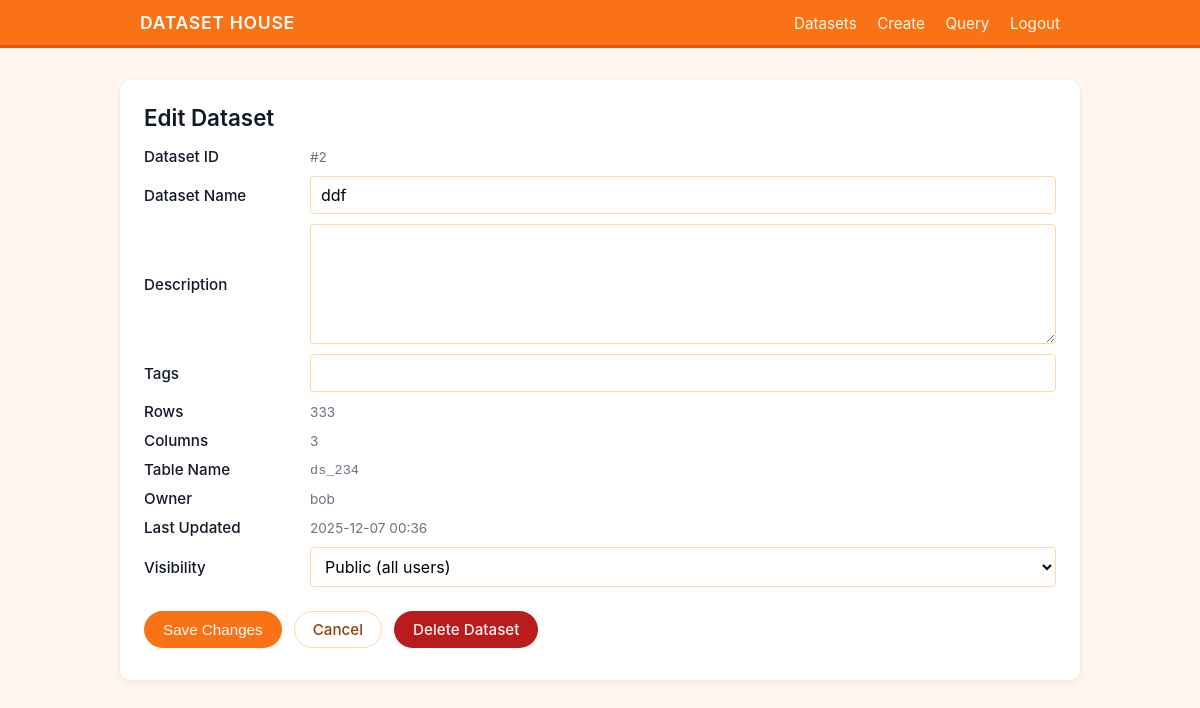
The app's page /dataset/edit/2 (signed in) with its own data.
### models.py (models this page shows, shortened)
class Dataset(db.Model):
    __tablename__ = 'datasets'
    id = db.Column(db.Integer, primary_key=True)
    name = db.Column(db.String(100), nullable=False)
    table_name = db.Column(db.String(100), unique=True, nullable=False)
    description = db.Column(db.Text)
    tags = db.Column(db.String(200))
    rows = db.Column(db.Integer, default=0)
    columns = db.Column(db.Integer, default=0)
    types = db.Column(db.String(200), default="unknown")
    visibility = db.Column(db.String(20), default='public')
    file_path = db.Column(db.String(200))
    created_at = db.Column(db.DateTime, default=datetime.utcnow)
    updated_at = db.Column(db.DateTime, default=datetime.utcnow, onupdate=datetime.utcnow)
    owner_id = db.Column(db.Integer, db.ForeignKey('users.id'), nullable=False)
    logs = db.relationship('QueryLog', backref='dataset', lazy=True, cascade="all, delete-orphan")

class User(UserMixin, db.Model):
    __tablename__ = 'users'
    id = db.Column(db.Integer, primary_key=True)  # PK_user_id
    full_name = db.Column(db.String(100), nullable=False)
    email = db.Column(db.String(120), unique=True, nullable=False)
    password_hash = db.Column(db.String(200), nullable=False)
    created_at = db.Column(db.DateTime, default=datetime.utcnow)
    datasets = db.relationship('Dataset', backref='owner', lazy=True)
    queries = db.relationship('QueryLog', backref='user', lazy=True)

### app.py (the view, shortened to what this page needs)
@app.route('/dataset/edit/<int:id>', methods=['GET', 'POST'])
@login_required
def dataset_edit(id):
    dataset = Dataset.query.get_or_404(id)
    if dataset.owner_id != current_user.id:
        flash('You do not have permission to edit this dataset.', 'error')
        return redirect(url_for('dataset_list'))
    return render_template('dataset-edit.html', dataset=dataset)

### app.py (called while the page is built)
@login_manager.user_loader
def load_user(user_id):
    return User.query.get(int(user_id))

### templates/dataset-edit.html (shortened to what this page needs)
<!DOCTYPE html>
<html lang="en">
<head>
    <link rel="stylesheet" href="{{ url_for('static', filename='css/styles.css') }}">
</head>
<body>
<header>
    <div class="header-inner">
        <div class="logo">DATASET HOUSE</div>
        <nav>
            <a href="{{ url_for('dataset_list') }}">Datasets</a>
            <a href="{{ url_for('dataset_create') }}">Create</a>
            <a href="{{ url_for('dataset_query') }}" target="_blank">Query</a>
            <a href="{{ url_for('logout') }}">Logout</a>
        </nav>
    </div>
</header>
<main class="main">
    <h1>Edit Dataset</h1>
    <form method="POST" action="{{ url_for('dataset_edit', id=dataset.id) }}">
        <div class="form-grid">
            <label>Dataset ID</label>
            <div class="meta">#{{ dataset.id }}</div>
            <label for="edit-name">Dataset Name</label>
            <input id="edit-name" type="text" name="name" value="{{ dataset.name }}" required>
            <label for="edit-desc">Description</label>
            <textarea id="edit-desc" name="description">{{ dataset.description }}</textarea>
            <label for="edit-tags">Tags</label>
            <input id="edit-tags" type="text" name="tags" value="{{ dataset.tags }}">
            <label>Rows</label>
            <div class="meta">{{ dataset.rows }}</div>
            <label>Columns</label>
            <div class="meta">{{ dataset.columns }}</div>
            <label>Table Name</label>
            <div class="meta"><code>{{ dataset.table_name }}</code></div>
            <label>Owner</label>
            <div class="meta">{{ dataset.owner.full_name }}</div>
            <label>Last Updated</label>
            <div class="meta">{{ dataset.updated_at.strftime('%Y-%m-%d %H:%M') }}</div>
            <label for="edit-visibility">Visibility</label>
            <select id="edit-visibility" name="visibility">
                <option value="public" {% if dataset.visibility == 'public' %}selected{% endif %}>Public (all users)</option>
            </select>
        </div>
        <div class="actions">
            <button type="submit" class="btn btn-primary">Save Changes</button>
            <a href="{{ url_for('dataset_list') }}" class="btn btn-secondary">Cancel</a>
            <a href="{{ url_for('dataset_delete', id=dataset.id) }}"
               class="btn btn-danger"
               onclick="return confirm('Are you sure? This will delete the dataset and the SQL table permanently.');">
               Delete Dataset
            </a>
        </div>
    </form>
</main>
</body>
</html>

### static/css/styles.css (style rules this page uses)
* { box-sizing: border-box; }
body { margin: 0; font-family: -apple-system, BlinkMacSystemFont, "Segoe UI", Roboto, sans-serif; background-color: #fff7ed; color: #111827; }
header { background-color: #f97316; color: #f9fafb; border-bottom: 3px solid #ea580c; }
.header-inner { max-width: 960px; margin: 0 auto; padding: 12px 20px; display: flex; align-items: center; justify-content: space-between; }
.logo { font-size: 1.1rem; font-weight: 600; letter-spacing: 0.04em; }
nav a { margin-left: 16px; text-decoration: none; color: #fffbeb; font-size: 0.95rem; }
.main { max-width: 960px; margin: 32px auto; padding: 24px 24px 32px; background-color: #ffffff; border-radius: 10px; box-shadow: 0 2px 6px rgba(15, 23, 42, 0.08); }
h1 { margin: 0 0 16px; font-size: 1.4rem; font-weight: 600; }
.form-grid { display: grid; grid-template-columns: 150px 1fr; gap: 10px 16px; align-items: center; margin-top: 12px; }
label { font-size: 0.95rem; font-weight: 500; }
input[type="text"], input[type="password"], input[type="email"], input[type="file"], textarea, select { width: 100%; padding: 8px 10px; border-radius: 4px; border: 1px solid #fed7aa; font: inherit; background-color: #ffffff; }
textarea { min-height: 120px; resize: vertical; }
.actions { margin-top: 24px; display: flex; gap: 12px; flex-wrap: wrap; }
.btn { display: inline-block; padding: 8px 18px; border-radius: 999px; border: 1px solid transparent; font-size: 0.95rem; font-weight: 500; text-decoration: none; text-align: center; cursor: pointer; }
.btn-primary { background-color: #f97316; color: #f9fafb; }
.btn-secondary { background-color: #ffffff; color: #92400e; border-color: #fed7aa; }
.btn-danger { background-color: #b91c1c; color: #fef2f2; }
.meta { font-size: 0.85rem; color: #6b7280; }

### records on screen
Dataset: id "2", name "ddf", rows "333", columns "3", table_name "ds_234", updated_at "2025-12-07 00:36", visibility "Public (all users)"
User: owner.full_name "bob"
